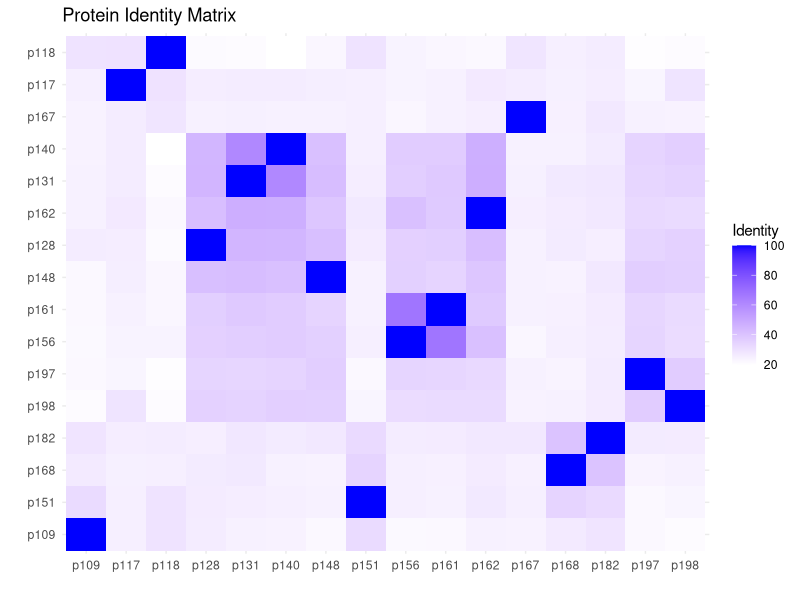
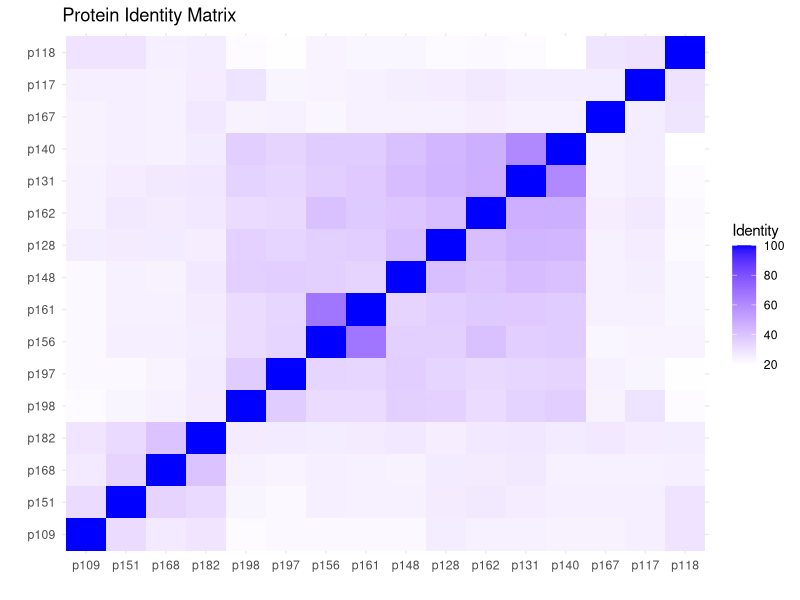
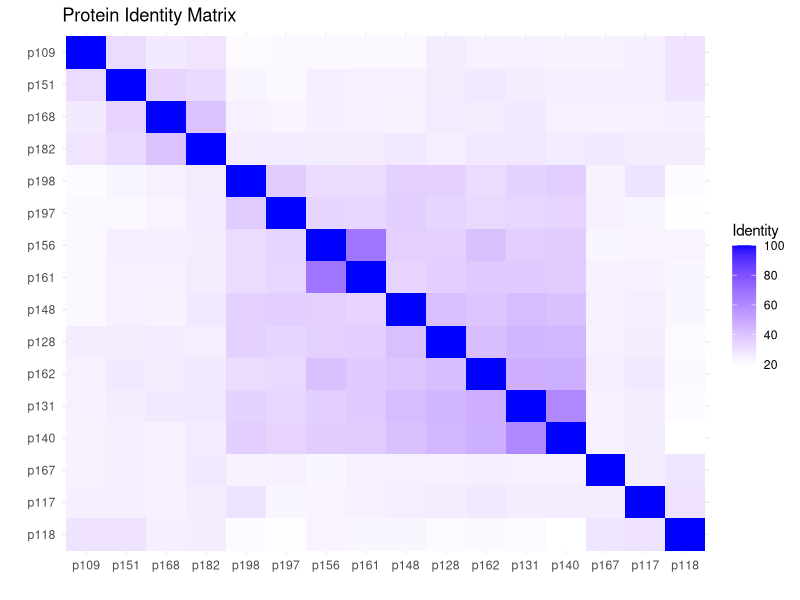
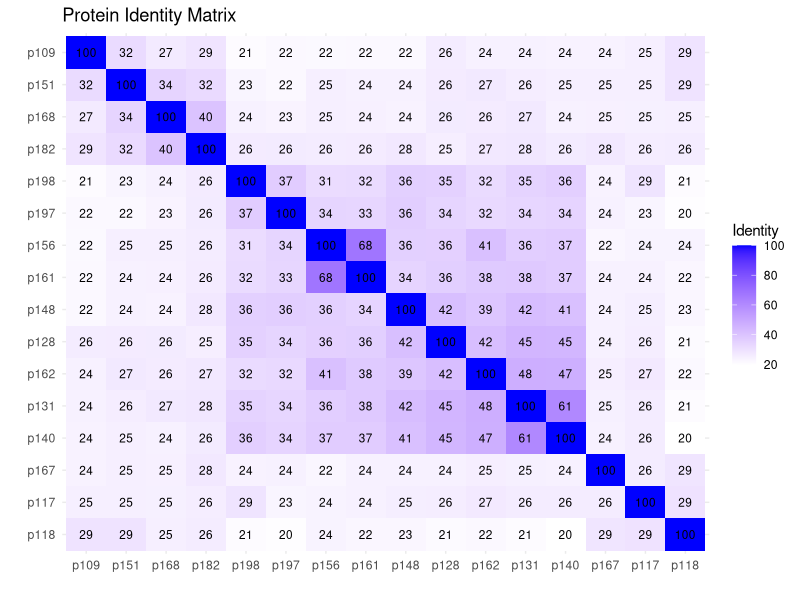
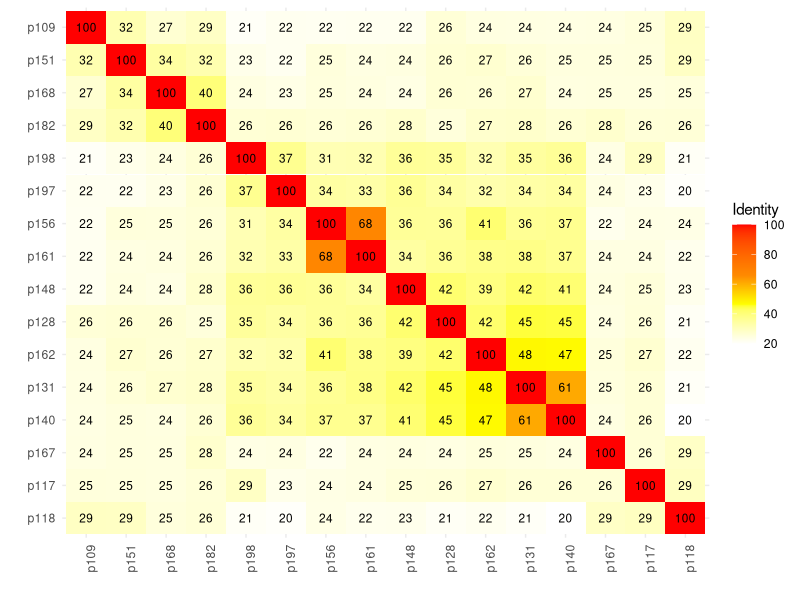
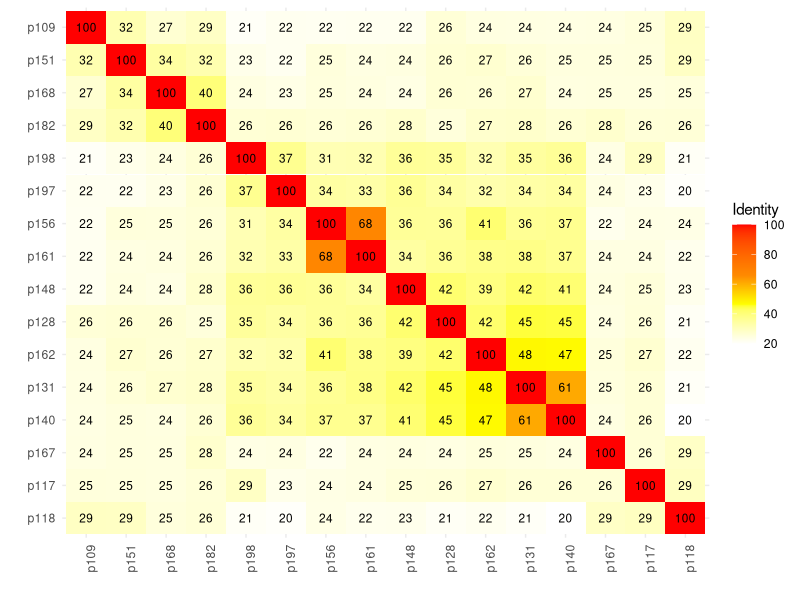

Write the R code that produced these figures, in order.
library(ggplot2)
library(reshape2)  # For the melt function


########### CALCULATE AVERAGE SEQUENCE IDENTITY #########
# Read the data file into a dataframe
pid_matrix <- read.table("data/alignment/pid/16_hits_pid.txt", quote="\"")

# Exclude the first column
pid_matrix <- pid_matrix[,-1]

# Set the column names based on the second column
colnames(pid_matrix)[-1] <- pid_matrix$V2

# Convert the dataframe to numeric values
numeric_matrix <- as.matrix(pid_matrix[, -1])
rownames(numeric_matrix) <- pid_matrix$V2

# Create a mask to exclude the diagonal values
mask <- !diag(nrow(numeric_matrix))

# Extract the off-diagonal values
off_diagonal_values <- numeric_matrix[mask]

# Calculate the average of the off-diagonal values
average_identity <- mean(off_diagonal_values)

# Calculate the standard deviation of the off-diagonal values
sd_identity <- sd(off_diagonal_values)

# Output the results
print(paste("Average Identity:", average_identity))
print(paste("Standard Deviation:", sd_identity))
#######################################################################################################

# Melt the matrix
melted_pid_matrix <- melt(pid_matrix)
colnames(melted_pid_matrix)[1] <- "Protein1"
colnames(melted_pid_matrix)[2] <- "Protein2"
colnames(melted_pid_matrix)[3] <- "Identity"

ggplot(data=melted_pid_matrix, aes(x=Protein1, y=Protein2, fill=Identity)) +
  geom_tile() +
  scale_fill_gradient(low="white", high="blue") +
  labs(title="Protein Identity Matrix", x="", y="") +
  theme_minimal()

##### ordering the identical proteins on a diagonal #########

melted_pid_matrix$Protein1 <- factor(melted_pid_matrix$Protein1, levels = unique(melted_pid_matrix$Protein1))
melted_pid_matrix$Protein2 <- factor(melted_pid_matrix$Protein2, levels = unique(melted_pid_matrix$Protein1))

ggplot(data=melted_pid_matrix, aes(x=Protein1, y=Protein2, fill=Identity)) +
  geom_tile() +
  scale_fill_gradient(low="white", high="blue") +
  labs(title="Protein Identity Matrix", x="", y="") +
  theme_minimal()

######## change the diagonal direction ###########
melted_pid_matrix$Protein2 <- factor(melted_pid_matrix$Protein2, levels = rev(unique(melted_pid_matrix$Protein1)))

# Plot using ggplot
ggplot(data=melted_pid_matrix, aes(x=Protein1, y=Protein2, fill=Identity)) +
  geom_tile() +
  scale_fill_gradient(low="white", high="blue") +
  labs(title="Protein Identity Matrix", x="", y="") +
  theme_minimal()

### adding the percent identity to the cells ####

ggplot(data=melted_pid_matrix, aes(x=Protein1, y=Protein2, fill=Identity)) +
  geom_tile() +
  geom_text(aes(label=sprintf("%.0f", Identity)), size=3, color="black") +  # Display Identity without decimal points
  scale_fill_gradient(low="white", high="blue") +
  labs(title="Protein Identity Matrix", x="", y="") +
  theme_minimal()

### customizing the coloring of the PID matrix
p <- ggplot(data=melted_pid_matrix, aes(x=Protein1, y=Protein2, fill=Identity)) +
  geom_tile() +
  geom_text(aes(label=sprintf("%.0f", Identity)), size=3, color="black") +
  scale_fill_gradientn(colors=c("white", "yellow", "orange", "red"),
                       values = scales::rescale(c(0, 20, 30, 40, 70))) +
  labs( x="", y="") +
  theme_minimal() +
  theme(axis.text.x = element_text(angle = 90, hjust = 1))
p


ggsave(filename = "output/20240715_16_hits_pid.png", plot = p, device = "png", width = 6, height = 6, dpi = 300, bg = "white")


